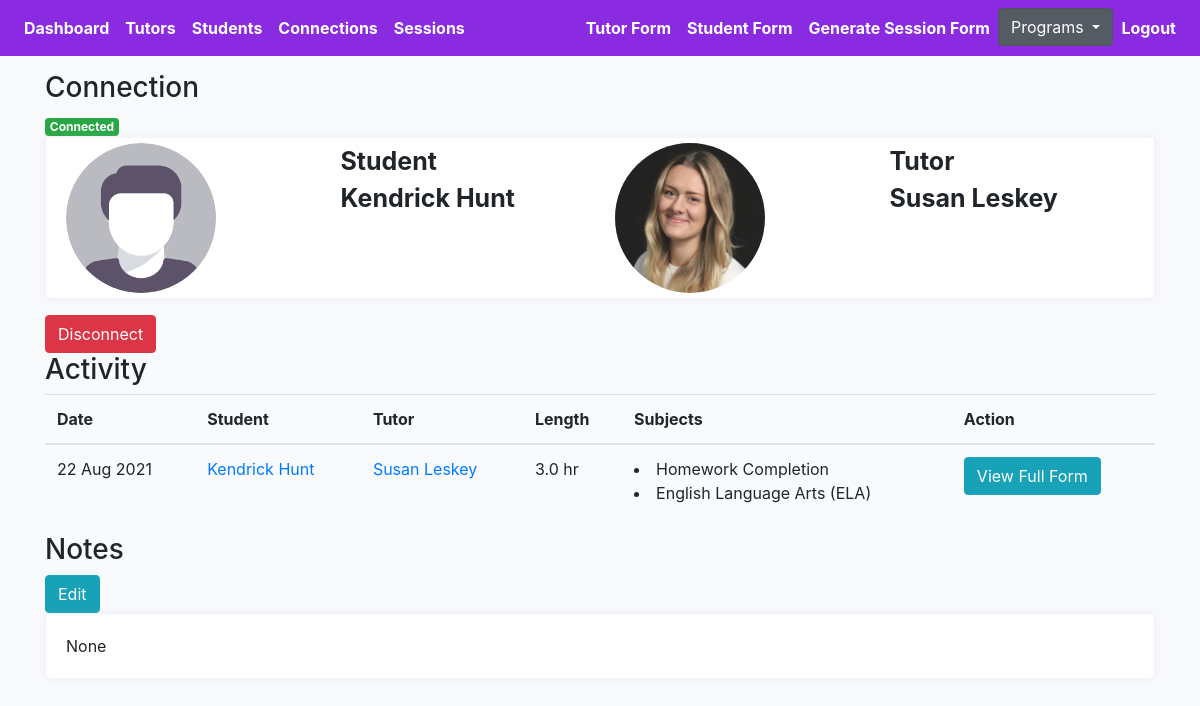
Screenshot of /middleschool/1/connection-detail (signed in) with the database file from the repository.
### middleschool/models.py (models this page shows, shortened)
class Connection(models.Model):
    created = models.DateTimeField(auto_now_add=True)
    student = models.ForeignKey(Profile, on_delete=models.CASCADE, related_name='student')
    tutor = models.ForeignKey(Profile, on_delete=models.CASCADE, related_name='tutor')
    status = models.CharField(max_length=200, choices=STATUS_CHOICES)
    updated = models.DateTimeField(auto_now=True)
    flag = models.BooleanField(default=False)
    note = models.TextField(null=True, blank=True, max_length=1000)

class Profile(models.Model):
    role = models.CharField(max_length=200, choices=ROLE_CHOICES_PROFILE, null=True)
    avatar = models.ImageField(default='avatar.png', upload_to='avatars/')
    first_name = models.CharField(max_length=200, blank=True)
    last_name = models.CharField(max_length=200, blank=True)
    email = models.EmailField(max_length=200, blank=True)
    student_grade = models.CharField(null=True, blank=True, max_length=200, choices=STUDENT_GRADE_CHOICES)
    grade = models.CharField(null=True, blank=True, max_length=200, choices=GRADE_CHOICES)
    academic_advisor = models.ForeignKey(Academicadvisor, null=True, blank=True, on_delete=models.CASCADE, related_name='academic_advisor')
    academic_advisor_email = models.EmailField(max_length=200, blank=True)
    subjects = models.ManyToManyField(Subject, blank=True, related_name='subjects')
    school = models.CharField(max_length=200, blank=True)
    friends = models.ManyToManyField("self", blank=True, related_name='testfriends')
    updated = models.DateTimeField(auto_now=True)
    created = models.DateTimeField(auto_now_add=True)
    slug = models.SlugField(unique=True, blank=True)
    flag = models.BooleanField(default=False)
    parent1_first_name = models.CharField(max_length=200, blank=True)
    parent1_last_name = models.CharField(max_length=200, blank=True)
    parent1_phone = models.CharField(max_length=200, blank=True)
    parent1_email = models.EmailField(max_length=200, blank=True)
    student_capacity = models.IntegerField(null=True, blank=True)
    phone = models.CharField(max_length=200, blank=True)
    question = models.TextField(null=True, blank=True, max_length=1000)
    languages = models.ManyToManyField(Language, blank=True, related_name='subjects')
    comfortable_share_phone = models.BooleanField(default=False)
    permission_share_grade = models.BooleanField(default=False)
    optional_school_loop_profile_link = models.TextField(null=True, blank=True, max_length=500)
    optional_school_loop_username = models.TextField(null=True, blank=True, max_length=500)
    optional_school_loop_password = models.TextField(null=True, blank=True, max_length=500)
    parent_languages = models.CharField(null=True, blank=True, max_length=200, choices=LANGUAGE_CHOICES)
    age = models.IntegerField(null=True, blank=True)
    ethnic = models.CharField(null=True, blank=True, max_length=200, choices=ETHNIC_CHOICES)
    note = models.TextField(null=True, blank=True, max_length=1000)
    interest = models.ManyToManyField(Interest, blank=True, related_name='interest')
    def get_absolute_url(self):
        return reverse("middleschool:profile-detail-view", kwargs={"slug": self.slug})
    __initial_first_name = None
    __initial_last_name = None
    def __init__(self, *args, **kwargs):
        super().__init__(*args, **kwargs)
        self.__initial_first_name = self.first_name
        self.__initial_last_name = self.last_name

class Session(models.Model):
    connection = models.ForeignKey(Connection, on_delete=models.CASCADE)
    meet = models.IntegerField(null=True, blank=True)
    length = models.FloatField(null=True, blank=True)
    subjects = models.ManyToManyField(Subject, blank=True, related_name='sessionsubjects')
    updated = models.DateTimeField(auto_now=True, null=True, blank=True)
    created = models.DateTimeField(auto_now_add=True)
    help = models.TextField(null=True, blank=True, max_length=1000)
    support = models.ManyToManyField(Support, blank=True, related_name='supports')
    othersupport = models.CharField(null=True, blank=True, max_length=200)
    rate = models.IntegerField(null=True, blank=True)
    productivity = models.IntegerField(null=True, blank=True)
    question = models.TextField(null=True, blank=True, max_length=1000)
    disconnect = models.CharField(null=True, blank=True, max_length=200, choices=CONT_STATUS_CHOICES)
    submit_status = models.BooleanField(default=False)
    flag = models.BooleanField(default=False)
    reason_disconnect= models.TextField(null=True, blank=True, max_length=1000)
    urgent_check = models.BooleanField(default=False)
    def get_subjects(self):
        return self.subjects.all()
    def get_absolute_url(self):
        return reverse("middleschool:session-detail-view", kwargs={"pk": self.pk})

class Subject(models.Model):
    name = models.CharField(max_length=200, blank=True)
    def __str__(self):
        return self.name

### middleschool/views.py (the view)
# urls.py: path('<pk>/connection-detail', ConnectionDetailView.as_view(), name='connection-profile-detail'),
@method_decorator(login_required, name='dispatch')
@method_decorator(allowed_users(allowed_roles=['middletutor', 'admin']), name='dispatch')
class ConnectionDetailView(DetailView):
    model = Connection
    template_name = 'middleschool/connection-detail.html'
    def get_object(self):
        pk = self.kwargs.get('pk')
        connection = Connection.objects.get(pk=pk)
        return connection
    def get_context_data(self, **kwargs):
        context = super().get_context_data(**kwargs)
        pk = self.kwargs.get('pk')
        connection = Connection.objects.get(pk=pk)
        sessions = Session.objects.filter(submit_status=True).filter(connection=connection)
        sessions_ = []
        for item in sessions:
            sessions_.append(item)
        context["sessions"] = sessions_
        return context

### templates/middleschool/connection-detail.html (shortened to what this page needs)
{% extends 'middleschoolbase.html' %}
{% load static %}
{% block stylesheet %}{% static '/css/profile.css' %}{% endblock %}
{% block content %}
<h3>Connection</h3>
{% if connection.status == 'connected' %}
<div><span class="badge badge-success">Connected</div>
{% elif connection.status == 'disconnected' %}
<div><span class="badge badge-danger">Disconnected</span><span> on {{connection.updated | date:"M d, Y" }}</span></div>
{% elif connection.status == 'inactive' %}
<div><span class="badge badge-warning">Inactive</div>
{% endif %}
<div class="profile-page tx-13">
    <div class="row">
        <div class="col-12 grid-margin">
            <div class="profile-header">
                <div class="header-links">
                    <div class="container header">
                        <div class="row">
                            <div class="col">
                                <div class="row">
                                    <div class="col">
                                        <img class="profile-pic" src="{{connection.student.avatar.url}}" alt="profile">
                                    </div>
                                    <div class="col">
                                        <div style="font-size:25px; font-weight:bold" class="profile-name">
                                            {{connection.student.role|title }}</div>
                                        <div style="font-size:25px; font-weight:bold" class="profile-name">
                                            {{connection.student.first_name}}
                                            {{connection.student.last_name}}</div>
                                    </div>
                                </div>
                            </div>
                            <div class="col">
                                <div class="row">
                                    <div class="col">
                                        <img class="profile-pic" src="{{connection.tutor.avatar.url}}" alt="profile">
                                    </div>
                                    <div class="col">
                                        <div style="font-size:25px; font-weight:bold" class="profile-name">
                                            {{connection.tutor.role|title }}</div>
                                        <div style="font-size:25px; font-weight:bold" class="profile-name">
                                            {{connection.tutor.first_name}}
                                            {{connection.tutor.last_name}}</div>
                                    </div>
                                </div>
                            </div>
                        </div>
                    </div>
                </div>
            </div>
        </div>
    </div>
</div>
{% if connection.status == 'connected' %}
<form action="{% url 'middleschool:remove-connect' %}" method="POST">
    <button type="submit" class="btn btn-danger">Disconnect</button>
</form>
{% elif connection.status == 'disconnected' %}
<a href="{% url 'middleschool:student-detail-view' connection.student.slug %}"><button type="submit"
        class="btn btn-info">Connect
        Tutor</button></a>
{% endif %}
<h3>Activity</h3>
<div class="table-responsive-lg">
    <table class="table">
        <thead>
            <tr>
                <th scope="col">Date</th>
                <th scope="col">Student</th>
                <th scope="col">Tutor</th>
                <th scope="col">Length</th>
                <th scope="col">Subjects</th>
                <th scope="col">Action</th>
            </tr>
        </thead>
        <tbody>
            {% for obj in sessions %}
            <tr>
                <td>{{obj.created|date:"d M Y"}}</td>
                <td><a href="{{obj.connection.student.get_absolute_url}}">{{obj.connection.student.first_name}}
                        {{obj.connection.student.last_name}}</a></td>
                <td><a href="{{obj.connection.tutor.get_absolute_url}}">{{obj.connection.tutor.first_name}}
                        {{obj.connection.tutor.last_name}}</a></td>
                <td>{{obj.length}} hr</td>
                <td>
                    {% for subject in obj.get_subjects %}
                    <li>{{subject}}</li>
                    {% endfor %}
                </td>
                <td><a href="{{obj.get_absolute_url}}"><button type="submit" class="btn btn-info">View Full
                            Form</button></a></td>
            </tr>
            {% endfor %}
        </tbody>
    </table>
</div>
<h3>Notes</h3>
<a href="{% url 'middleschool:connection-note-update-profile' connection.pk %}"><button type="submit"
        class="btn btn-info">Edit</button></a>
<div class="row">
    <div class="col-sm-12">
        <div class="card h-100">
            <div class="card-body">
                <p class="card-text">{{connection.note}}</p>
            </div>
        </div>
    </div>
</div>
{% endblock content %}

### core/static/css/base.css (style rules this page uses)
.container { width: 100%; padding-right: 15px; padding-left: 15px; margin-right: auto; margin-left: auto; margin-top: 55px; }
body { background:#FAFAFA; }

### core/static/css/profile.css (style rules this page uses)
body { background-color: #f9fafb; margin-top:0px; }
.profile-page .profile-header { box-shadow: 0 0 10px 0 rgba(183, 192, 206, 0.2); border: 1px solid #f2f4f9; }
.profile-page .profile-header .header-links { padding: 5px; display: -webkit-flex; display: flex; -webkit-justify-content: center; justify-content: center; background: #fff; border-radius: 0 0 .25rem .25rem; }
img { vertical-align: middle; border-style: none; }
.grid-margin { margin-bottom: 1rem; }
.card { box-shadow: 0 0 10px 0 rgba(183, 192, 206, 0.2); -webkit-box-shadow: 0 0 10px 0 rgba(183, 192, 206, 0.2); -moz-box-shadow: 0 0 10px 0 rgba(183, 192, 206, 0.2); -ms-box-shadow: 0 0 10px 0 rgba(183, 192, 206, 0.2); }
.card { position: relative; display: flex; flex-direction: column; min-width: 0; word-wrap: break-word; background-color: #fff; background-clip: border-box; border: 1px solid #f2f4f9; border-radius: 0.25rem; }
.profile-pic { border-radius: 50%; height: auto; width: 150px; }
.container .header { margin-top: 0px; }

### rows the page displays
Connection: student.avatar (placeholder picture), student.role "Student", student.first_name "Kendrick", student.last_name "Hunt", tutor.avatar (picture), tutor.role "Tutor", tutor.first_name "Susan", tutor.last_name "Leskey", note "None"
Session: created "22 Aug 2021", connection.student.first_name "Kendrick", connection.student.last_name "Hunt", connection.tutor.first_name "Susan", connection.tutor.last_name "Leskey", length "3.0"
Subject: name "Homework Completion"
Subject: name "English Language Arts (ELA)"
